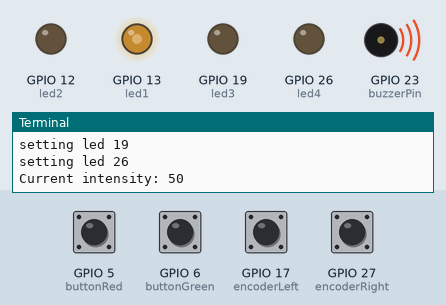
Simulated run of this program. Board: Raspberry Pi (BCM pin numbers). On the bench: output pins drawn as LEDs (lit = HIGH), buzzer (waves = sounding, pin HIGH), the last lines printed to the terminal. Inputs (shaded band) come from the test bench; at power-on: GPIO 5 (buttonRed), GPIO 6 (buttonGreen), GPIO 17 (encoderLeft), GPIO 27 (encoderRight) HIGH.

Above: at 1.2 s.
1.3 s: GPIO 5 (buttonRed) pulled LOW for 0.15 s
At 1.7 s:
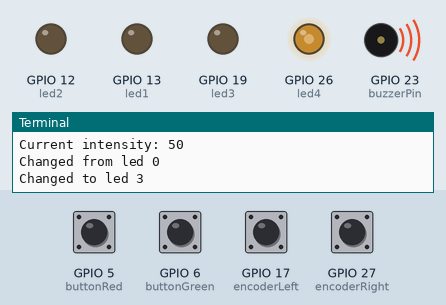
2.9 s: GPIO 17 (encoderLeft) pulled LOW for 0.15 s
At 4.1 s:
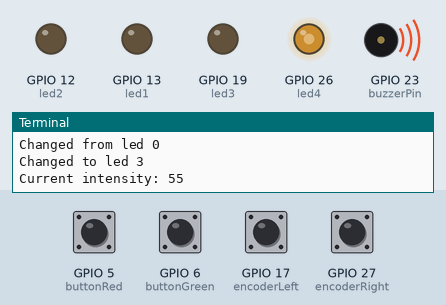
4.5 s: GPIO 6 (buttonGreen) pulled LOW for 0.15 s
At 5.4 s:
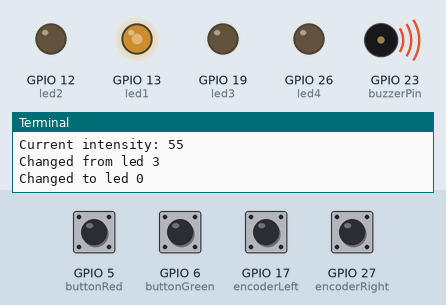
6.1 s: GPIO 6 (buttonGreen) pulled LOW for 1 s
At 6.6 s:
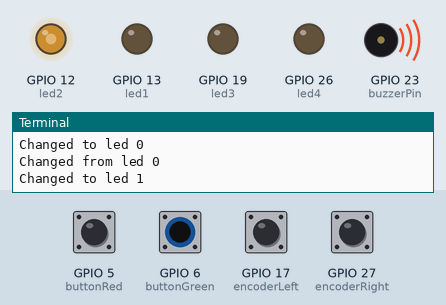
8.6 s: GPIO 27 (encoderRight) pulled LOW for 0.15 s
At 9.7 s:
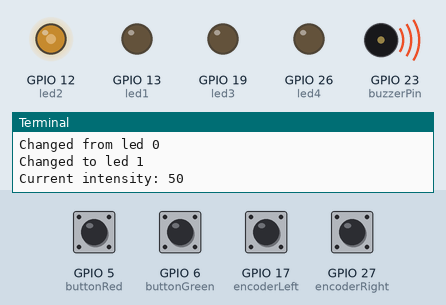
10.2 s: GPIO 6 (buttonGreen) pulled LOW for 0.15 s
At 10.9 s:
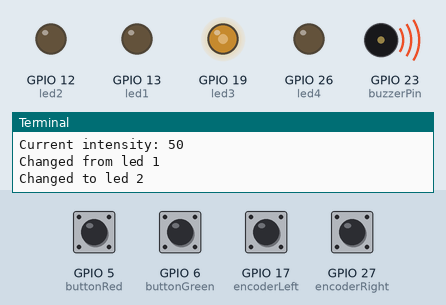
Timing chart, 0 to 12.8 s (numbered marks = the images above; inputs shaded):
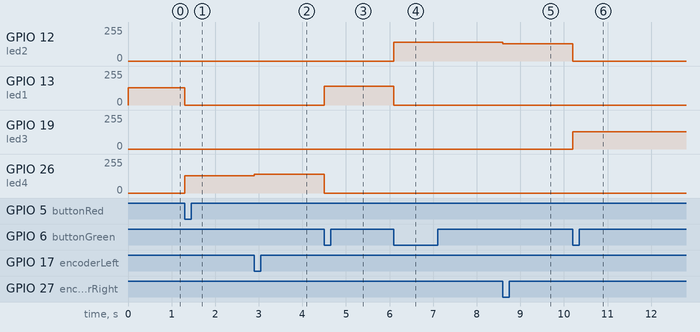

Measured:
- after the input at 1.3 s, GPIO 13 (led1): 128/255 → 0/255 at once; GPIO 26 (led4): 0/255 → 128/255 at once
- after the input at 2.9 s, GPIO 26 (led4): 128/255 → 140/255 at once
- after the input at 4.5 s, GPIO 13 (led1): 0/255 → 140/255 at once; GPIO 26 (led4): 140/255 → 0/255 at once
- after the input at 6.1 s, GPIO 12 (led2): 0/255 → 140/255 at once; GPIO 13 (led1): 140/255 → 0/255 at once
- after the input at 8.6 s, GPIO 12 (led2): 140/255 → 128/255 at once
- after the input at 10.2 s, GPIO 12 (led2): 128/255 → 0/255 at once; GPIO 19 (led3): 0/255 → 128/255 at once

The program:

led_manager.py
```python
from config import *
import RPi.GPIO as GPIO
from time import sleep

'''Wykorzystując treść opisaną w lab09.pdf proszę o wykonanie zadania:

Napisz program, który pozwala regulować przy pomocy enkodera jasność świecenia diody LED 1/2/3/4
w module niebieskich diod świecących. Do obsługi enkodera wykorzystaj zdarzenia (events). W
danym czasie świeci się tylko jedna dioda LED. Wybór diody z modułu odbywa się poprzez przyciski.
Enkoder zmienia jedynie intensywność świecenia. Proszę na konsoli wyświetlać aktualną wartość intensywności.
'''

intensity: int = 50
leds: list = [led1, led2, led3, led4]
diodes: list[GPIO.PWM] = []
encoder_change: int = 5
current_led: int = 0

encoder_left_prev = GPIO.input(encoderLeft)
encoder_right_prev = GPIO.input(encoderRight)

def encoder_callback(channel) -> None:
    global intensity
    global encoder_left_prev
    global encoder_right_prev

    encoder_left_cur = GPIO.input(encoderLeft)
    encoder_right_cur = GPIO.input(encoderRight)

    if (encoder_left_prev == 1 and encoder_left_cur == 0):
        intensity = max(0, min(100, intensity + encoder_change))
    if (encoder_right_prev == 1 and encoder_right_cur == 0):
        intensity = max(0, min(100, intensity - encoder_change))

    diodes[current_led].ChangeDutyCycle(intensity)
    print(f"Current intensity: {intensity}")

    encoder_left_prev = encoder_left_cur
    encoder_right_prev = encoder_right_cur


def change_led(channel, change: int) -> None:
    global current_led

    diodes[current_led].stop()

    print(f"Changed from led {current_led}")
    current_led = (current_led + change) % 4

    diodes[current_led].start(intensity)

    print(f"Changed to led {current_led}")


def setup() -> None:
    for led in leds:
        print(f"setting led {led}")
        diode = GPIO.PWM(led, 50)
        diode.start(0)
        diodes.append(diode)
        diode.ChangeDutyCycle(0)

    GPIO.add_event_detect(encoderLeft, GPIO.FALLING,
                          callback=encoder_callback, bouncetime=55)
    GPIO.add_event_detect(encoderRight, GPIO.FALLING,
                          callback=encoder_callback, bouncetime=55)
    GPIO.add_event_detect(buttonGreen, GPIO.FALLING,
                          callback=lambda channel: change_led(channel, 1), bouncetime=200)
    GPIO.add_event_detect(buttonRed, GPIO.FALLING,
                          callback=lambda channel: change_led(channel, -1), bouncetime=200)

    diodes[0].ChangeDutyCycle(intensity)

    print(f"Current intensity: {intensity}")


def loop() -> None:
    sleep(0.5)


def main() -> None:
    setup()

    try:
        while True:
            loop()
    except KeyboardInterrupt:
        pass
    finally:
        GPIO.cleanup()


if __name__ == "__main__":
    main()
```

config.py
```python
#!/usr/bin/env python3
# pylint: disable=no-member

import RPi.GPIO as GPIO

# pin numbers in BCM
GPIO.setmode(GPIO.BCM)
GPIO.setwarnings(False)

led1 = 13
led2 = 12
led3 = 19
led4 = 26
GPIO.setup(led1, GPIO.OUT)
GPIO.setup(led2, GPIO.OUT)
GPIO.setup(led3, GPIO.OUT)
GPIO.setup(led4, GPIO.OUT)

buttonRed = 5
buttonGreen = 6
encoderLeft = 17
encoderRight = 27
GPIO.setup(buttonRed, GPIO.IN, pull_up_down=GPIO.PUD_UP)
GPIO.setup(buttonGreen, GPIO.IN, pull_up_down=GPIO.PUD_UP)
GPIO.setup(encoderLeft, GPIO.IN, pull_up_down=GPIO.PUD_UP)
GPIO.setup(encoderRight, GPIO.IN, pull_up_down=GPIO.PUD_UP)

buzzerPin = 23
GPIO.setup(buzzerPin, GPIO.OUT)
GPIO.output(buzzerPin, 1)

ws2812pin = 8


def configInfo() -> None:
    print('This is only configuration file.\n')


if __name__ == "__main__":
    configInfo()
```
